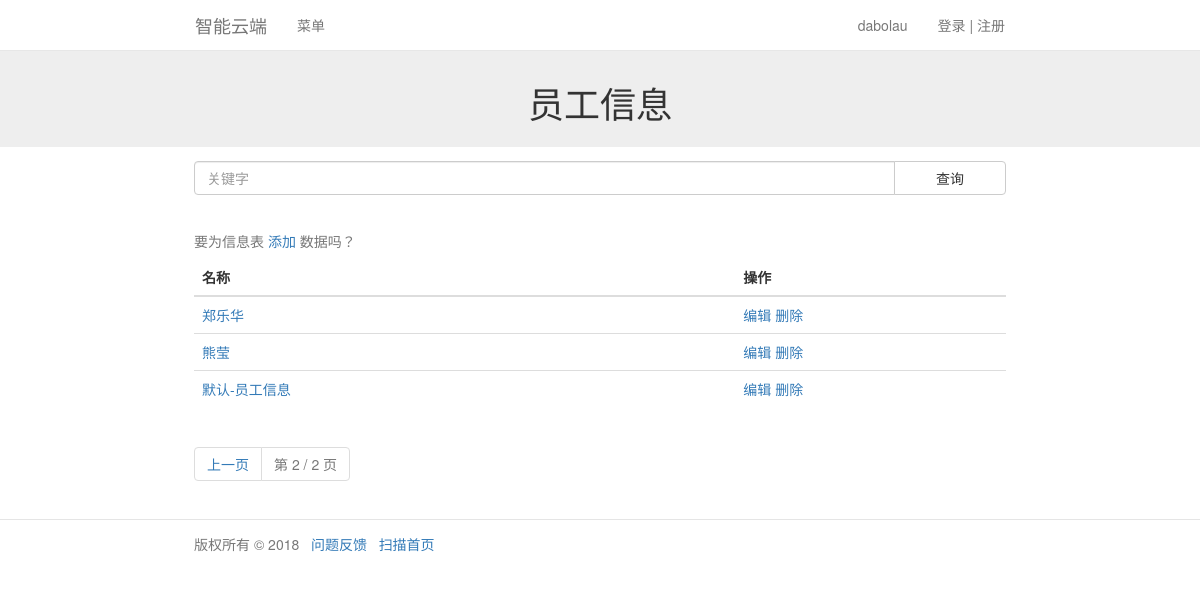
The page /member/?name=&page=2 (signed in) on the database its author committed.
### member/models.py (models this page shows, shortened)
class Member(models.Model):
    member_photo = models.ManyToManyField(
        to=File,
        verbose_name='员工照片',
        limit_choices_to={'file_tag': '员工照片'},
    )
    member_number = models.IntegerField(verbose_name='工号', )
    member_name = models.CharField(
        verbose_name='姓名',
        max_length=32,
        unique=True,  #唯一标示
    )
    sex_list = (
        ('男', '男'),
        ('女', '女'),
    )
    member_sex = models.CharField(
        verbose_name='性别',
        max_length=32,
        choices=sex_list,
    )
    member_birthday = models.CharField(
        verbose_name='出生日期',
        max_length=32,
    )
    entry_time = models.CharField(
        verbose_name='入司时间',
        max_length=32,
    )
    member_company = models.CharField(
        verbose_name='公司',
        max_length=32,
        default='重庆市轨道交通（集团）有限公司',
    )
    member_department = models.CharField(
        verbose_name='部门',
        max_length=32,
    )
    member_position = models.CharField(
        verbose_name='岗位/职务',
        max_length=32,
    )
    level_list = (
        ('初一', '初一'),
        ('初二', '初二'),
        ('初三', '初三'),
        ('中一', '中一'),
        ('中二', '中二'),
        ('中三', '中三'),
        ('高一', '高一'),
        ('高二', '高二'),
        ('高三', '高三'),
        ('技师', '技师'),
        ('高级技师', '高级技师'),
    )
    member_level = models.CharField(
        verbose_name='技能等级',
        max_length=32,
        choices=level_list,
    )
    political_list = (
        ('中共党员', '中共党员'),
        ('中共预备党员', '中共预备党员'),
        ('入党积极分子', '入党积极分子'),
        ('共青团员', '共青团员'),
        ('九三学社社员', '九三学社社员'),
        ('无党派人士', '无党派人士'),
        ('群众', '群众'),
    )
    political_status = models.CharField(
        verbose_name='政治面貌',
        max_length=32,
        choices=political_list,
    )
    member_phone = models.BigIntegerField(verbose_name='联系电话', )
    member_email = models.EmailField(
        verbose_name='邮箱',
        max_length=32,
    )
    member_introduction = models.TextField(verbose_name='员工简介', )
    member_other = models.TextField(verbose_name='其它信息', )
    create_time = models.DateTimeField(
        verbose_name='创建时间',
        auto_now_add=True,
    )
    update_time = models.DateTimeField(
        verbose_name='创建时间',
        auto_now=True,
    )
    class Meta:
        verbose_name = '员工信息'
        verbose_name_plural = '员工信息'

### member/views.py (the view)
# urls.py: path('member/', include('member.urls')),
@login_required(login_url='/account/login')
def member(request):
    if request.method == 'GET':
        homeobj = Home.objects.filter(web_name='网站状态', web_status='打开').first()
        if not homeobj:
            return HttpResponseRedirect('/note/')
        name = request.GET.get('name')
        if name == None:
            return HttpResponseRedirect('/member/?name=')
        obj_all = Member.objects.filter(
            member_name__contains=name).order_by('-id')
        paginator = Paginator(obj_all, 10)  # 每页显示一条数据
        page = request.GET.get('page')
        try:
            obj = paginator.page(page)
        except PageNotAnInteger:
            obj = paginator.page(1)  # 如果页面不是整数跳到第一页
        except EmptyPage:
            obj = paginator.page(paginator.num_pages)  # 如果页面超出最大范围跳到最后一页
        return render(request, 'member.html', locals())

### templates/member.html (shortened to what this page needs)
{% load static %}
<!DOCTYPE html>
<html>
<head>
    <link rel="stylesheet" href="{% static 'bootstrap/css/bootstrap.min.css' %}">
    <link rel="stylesheet" href="{% static 'css/css.css' %}">
</head>
<body>
    {% include 'navbar.html' %}
    <div class="banner">
        <div class="container">
            <div class="row text-center">
                <h1>员工信息</h1>
            </div>
        </div>
    </div>
    <div class="container">
        <div class="row">
            <form class="search" action="{% url 'member' %}" method="get">
                <div class="input-group">
                    <input type="text" name="name" class="form-control" placeholder="关键字">
                    <span class="input-group-btn">
                        <input type="submit" class="btn btn-default" value="查询">
                    </span>
                </div>
            </form>
            <table class="table table-hover">
                <caption>要为信息表
                    <a href="{% url 'member_add' %}">添加</a> 数据吗？</caption>
                <thead>
                    <tr>
                        <th class="col-xs-8">名称</th>
                        <th class="col-xs-4">操作</th>
                    </tr>
                </thead>
                <tbody>
                    {% for o in obj %}
                    <tr>
                        <td>
                            <a href="{% url 'member_detail' %}?id={{ o.id }}">{{ o.member_name }}</a>
                        </td>
                        <td>
                            <a href="{% url 'member_change' %}?id={{ o.id }}">编辑</a>
                            <a href="{% url 'member_delete' %}?id={{ o.id }}">删除</a>
                        </td>
                    </tr>
                    {% endfor %}
                </tbody>
            </table>
            <nav aria-label="Page navigation">
                <ul class="pagination">
                    {% if obj.has_previous %}
                    <li>
                        <a href="/member/?name={{name}}&page={{obj.previous_page_number}}">上一页</a>
                    </li>
                    {% endif %}
                    <li class="disabled">
                        <a href="#">第 {{obj.number}} / {{obj.paginator.num_pages}} 页</a>
                    </li>
                </ul>
            </nav>
        </div>
    </div>
    {% include 'footer.html' %}
</body>
</html>

### templates/navbar.html (shortened to what this page needs)
<nav class="navbar navbar-default navbar-fixed-top" role="navigation">
    <div class="container">
        <div class="navbar-header">
            <a class="navbar-brand" href="{% url 'main' %}">智能云端</a>
        </div>
        <div id="navbar" class="navbar-collapse collapse">
            <ul class="nav navbar-nav">
                <li class="dropdown">
                    <a href="#" class="dropdown-toggle" data-toggle="dropdown">菜单</a>
                </li>
            </ul>
            <ul class="nav navbar-nav navbar-right">
                <li class="dropdown">
                    <a href="#" class="dropdown-toggle" data-toggle="dropdown">登录 | 注册</a>
                </li>
            </ul>
            <ul class="nav navbar-nav navbar-right">
                <li class="dropdown">
                    <a href="#" class="dropdown-toggle" data-toggle="dropdown">{{user}}</a>
                </li>
            </ul>
        </div>
    </div>
</nav>

### static/css/css.css (style rules this page uses)
.navbar { background: #fff; }
.container { max-width: 60em; }
.row { padding-top: 1em; padding-bottom: 1em; padding-left: 1em; padding-right: 1em; }
.banner { padding-top: 3.5em; background: #eee; }
.btn { max-width: 8em; min-width: 8em; }
.search { padding-bottom: 2em; }

### rows shown on the page
Member: member_name "郑乐华"
Member: member_name "熊莹"
Member: member_name "默认-员工信息"

### other values the page prints
{{ user }} "dabolau"
{{ obj.number }} "2"
{{ obj.paginator.num_pages }} "2"
